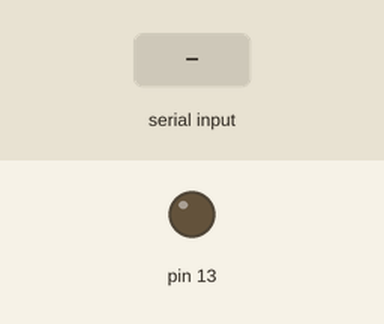
The sketch below on a simulated Arduino Uno, built with avr-gcc and run on an emulated ATmega328P. Shown: output pins drawn as LEDs (lit = HIGH). The inputs (shaded band) are chosen by the test bench. What the sketch prints to the serial monitor is not drawn.

Above: at 1.2 s.
1.3 s: "b" received over Serial
At 1.45 s:
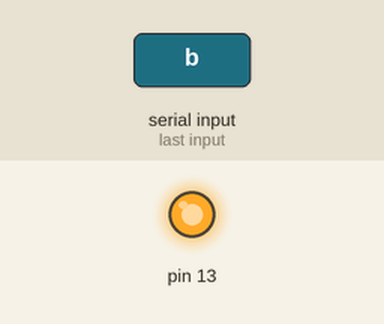
Timing chart, 0 to 4.3 s (numbered marks = the images above; inputs shaded):
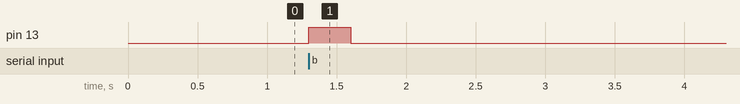

Measured:
- after the input at 1.3 s, pin 13: LOW → HIGH at once, → LOW 0.30 s later

The sketch:

Send.ino
```cpp
char ss;
int i=10;
void setup()
{
Serial.begin(9600); //设置串口速度
pinMode(13,OUTPUT);//一般13口上都有一个已经接好的LED，所以用这个口子，少接些元件
}
void loop()
{
 if(i>0)//启动时的开关信号，这样可以避免主程序陷入死循环
  {Serial.print('a');//先向从机发一个‘a’，
    i=0;}
 ss=Serial.read();//再读串口，接受从机的字符‘b’
  if(ss=='b')
  {
  digitalWrite(13, HIGH);
  delay(300);
  digitalWrite(13, LOW);
  delay(300);//让13脚的LED闪烁
  ss=0;
  i=10;//让i重新赋值
  }
}
```
